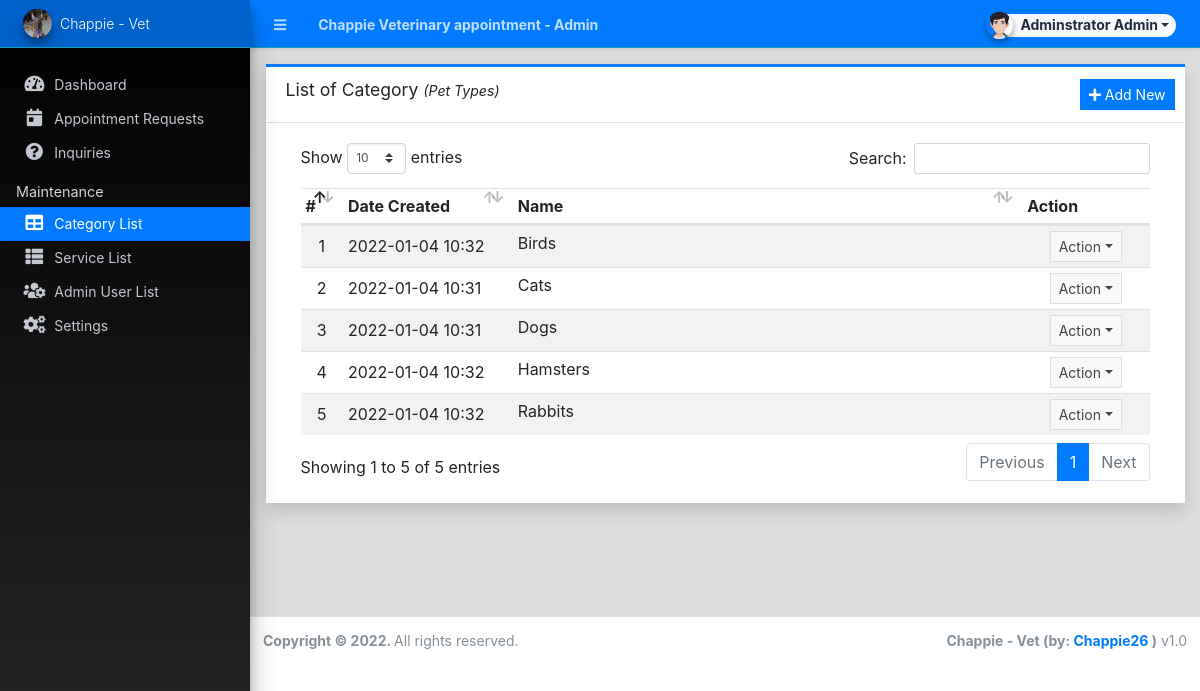
The app's page /admin/?page=categories (signed in) with its own data.
### tables this page shows
CREATE TABLE `category_list` (
  `id` int(30) NOT NULL,
  `name` text NOT NULL,
  `delete_flag` tinyint(1) NOT NULL DEFAULT 0 COMMENT '0 = Active, 1 = Delete',
  `date_created` datetime NOT NULL DEFAULT current_timestamp(),
  `date_updated` datetime DEFAULT NULL
);

### admin/categories/index.php (the view, shortened to what this page needs)
<div class="card card-outline card-primary rounded-0 shadow">
	<div class="card-header">
		<h3 class="card-title">List of Category <small><em>(Pet Types)</em></small></h3>
		<div class="card-tools">
			<a href="javascript:void(0)" id="create_new" class="btn btn-flat btn-sm btn-primary"><span class="fas fa-plus"></span>  Add New</a>
		</div>
	</div>
	<div class="card-body">
		<div class="container-fluid">
        <div class="container-fluid">
			<table class="table table-hover table-striped">
				<colgroup>
					<col width="5%">
					<col width="20%">
					<col width="60%">
					<col width="15%">
				</colgroup>
				<thead>
					<tr>
						<th>#</th>
						<th>Date Created</th>
						<th>Name</th>
						<th>Action</th>
					</tr>
				</thead>
				<tbody>
					<?php
						$i = 1;
						$qry = $conn->query("SELECT * from `category_list` where delete_flag = 0 order by `name` asc ");
						while($row = $qry->fetch_assoc()):
					?>
						<tr>
							<td class="text-center"><?php echo $i++; ?></td>
							<td class=""><?php echo date("Y-m-d H:i",strtotime($row['date_created'])) ?></td>
							<td class="truncate-1"><?php echo $row['name'] ?></td>
							<td align="center">
								 <button type="button" class="btn btn-flat btn-default btn-sm dropdown-toggle dropdown-icon" data-toggle="dropdown">
				                  		Action
				                  </button>
							</td>
						</tr>
					<?php endwhile; ?>
				</tbody>
			</table>
		</div>
		</div>
	</div>
</div>

### records on screen
category_list: date_created "2022-01-04 10:32", name "Birds"
category_list: date_created "2022-01-04 10:31", name "Cats"
category_list: date_created "2022-01-04 10:31", name "Dogs"
category_list: date_created "2022-01-04 10:32", name "Hamsters"
category_list: date_created "2022-01-04 10:32", name "Rabbits"

### other values on screen
$_settings->info('name') "Chappie Veterinary appointment"
$_settings->userdata('firstname').' '.$_settings->userdata('lastname') "Adminstrator Admin"
$_settings->info('short_name') "Chappie - Vet"
